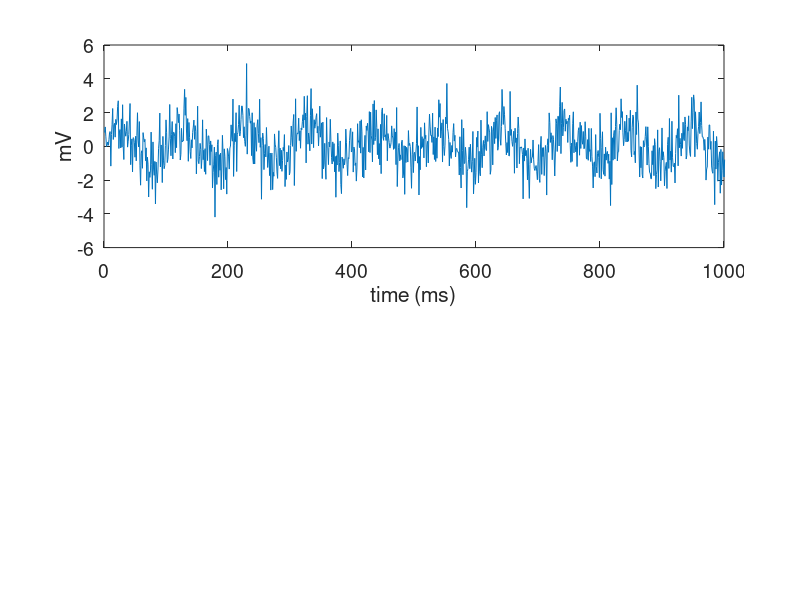

Reproduce this figure in MATLAB. (Note: this script raises an error after producing the figure.)
%% Constructing an Example
clear all

data_length = 2^13;
srate=1024;
t=1:1:data_length;

nonmodulatedamplitude=2; % increase this to get less modulation; you'll see that this is reflected in the MI value

Phase_Modulating_Freq=10;
Amp_Modulated_Freq=80;

lfp=(0.2*(sin(2*pi*t*Phase_Modulating_Freq/srate)+1)+nonmodulatedamplitude*0.1).*sin(2*pi*t*Amp_Modulated_Freq/srate)+sin(2*pi*t*Phase_Modulating_Freq/srate);

lfp=lfp+1*randn(1,length(lfp));

% save('lfp', 'lfp');

%%
% load('lfp');

clf 
subplot(2,1,1)
plot(lfp)
xlim([0 1000])
set(gca,'fontsize',14)
xlabel('time (ms)')
ylabel('mV')

%% Define the Amplitude- and Phase- Frequencies


PhaseFreqVector=5:0.1:15;
AmpFreqVector=70:0.1:100;

PhaseFreq_BandWidth=4;
AmpFreq_BandWidth=10;


%% For comodulation calculation (only has to be calculated once)
nbin = 18;
position=zeros(1,nbin); % this variable will get the beginning (not the center) of each phase bin (in rads)
winsize = 2*pi/nbin;
for j=1:nbin 
    position(j) = -pi+(j-1)*winsize; 
end
%% Do filtering and Hilbert transform on CPU

'CPU filtering'
tic
Comodulogram=single(zeros(length(PhaseFreqVector),length(AmpFreqVector)));
AmpFreqTransformed = zeros(length(AmpFreqVector), data_length);
PhaseFreqTransformed = zeros(length(PhaseFreqVector), data_length);

for ii=1:length(AmpFreqVector)
    Af1 = AmpFreqVector(ii);
    Af2=Af1+AmpFreq_BandWidth;
    AmpFreq=eegfilt(lfp,srate,Af1,Af2); % just filtering
    AmpFreqTransformed(ii, :) = abs(hilbert(AmpFreq)); % getting the amplitude envelope
end

for jj=1:length(PhaseFreqVector)
    Pf1 = PhaseFreqVector(jj);
    Pf2 = Pf1 + PhaseFreq_BandWidth;
    PhaseFreq=eegfilt(lfp,srate,Pf1,Pf2); % this is just filtering 
    PhaseFreqTransformed(jj, :) = angle(hilbert(PhaseFreq)); % this is getting the phase time series
end
toc

%% Do comodulation calculation
'Comodulation loop'
tic

counter1=0;
for ii=1:length(PhaseFreqVector)
    counter1=counter1+1;

    % Pf1 = PhaseFreqVector(ii);
    % Pf2 = Pf1+PhaseFreq_BandWidth;
    
    counter2=0;
    for jj=1:length(AmpFreqVector)
        counter2=counter2+1;
    
        % Af1 = AmpFreqVector(jj);
        % Af2 = Af1+AmpFreq_BandWidth;
        [MI,MeanAmp]=ModIndex_v2(PhaseFreqTransformed(ii, :), AmpFreqTransformed(jj, :), position);
        Comodulogram(counter1,counter2)=MI;
    end
end
toc

%% Graph comodulogram

subplot(2,1,2)
contourf(PhaseFreqVector+PhaseFreq_BandWidth/2,AmpFreqVector+AmpFreq_BandWidth/2,Comodulogram',30,'lines','none')
set(gca,'fontsize',14)
ylabel('Amplitude Frequency (Hz)')
xlabel('Phase Frequency (Hz)')
colorbar